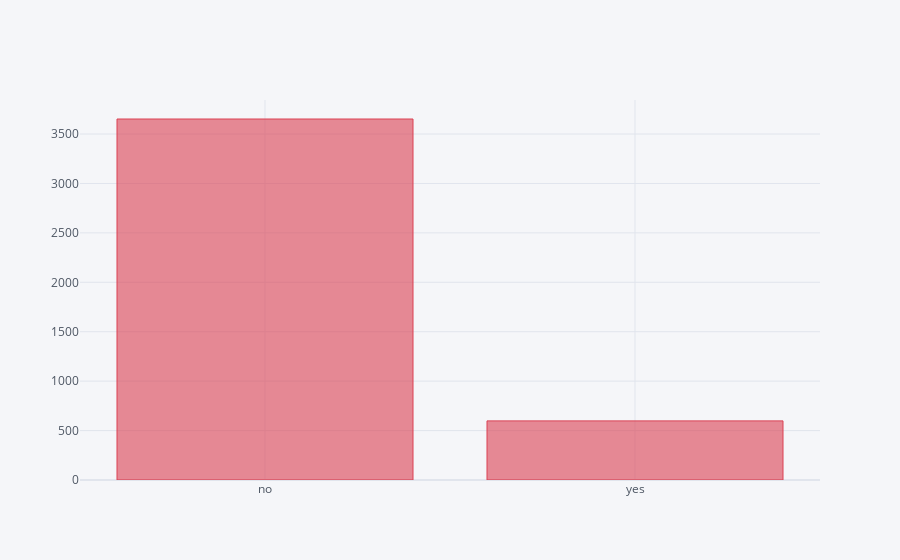

Source (notebook cell):
### Code cell
#YES CHURN X NO CHURN
X_train.churn.value_counts().iplot(kind='bar', color='red')

### Figure 1 — Plotly figure (JSON) as saved in the notebook; plotly's stock layout.template omitted (floating-point values rounded to 4 significant figures)
{"data": [{"marker": {"color": "rgba(219, 64, 82, 0.6)", "line": {"color": "rgba(219, 64, 82, 1.0)", "width": 1}}, "name": "churn", "orientation": "v", "text": "", "type": "bar", "x": ["no", "yes"], "y": [3652, 598]}], "layout": {"legend": {"bgcolor": "#F5F6F9", "font": {"color": "#4D5663"}}, "paper_bgcolor": "#F5F6F9", "plot_bgcolor": "#F5F6F9", "title": {"font": {"color": "#4D5663"}}, "xaxis": {"gridcolor": "#E1E5ED", "showgrid": true, "tickfont": {"color": "#4D5663"}, "title": {"font": {"color": "#4D5663"}, "text": ""}, "zerolinecolor": "#E1E5ED"}, "yaxis": {"gridcolor": "#E1E5ED", "showgrid": true, "tickfont": {"color": "#4D5663"}, "title": {"font": {"color": "#4D5663"}, "text": ""}, "zerolinecolor": "#E1E5ED"}}}
